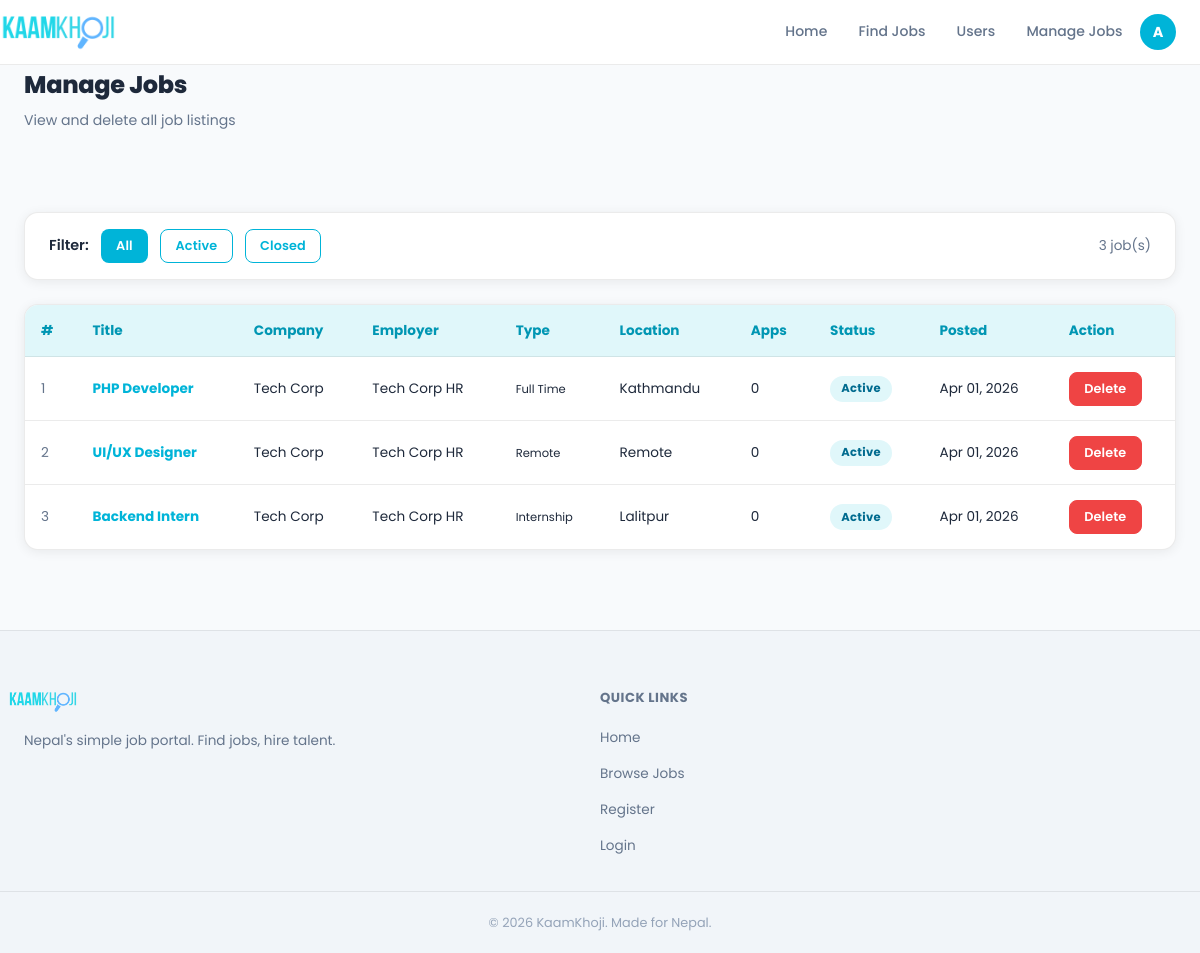
The page /admin/jobs.php (signed in) on the database its author committed.
### tables this page shows
CREATE TABLE IF NOT EXISTS jobs (
    id           INT AUTO_INCREMENT PRIMARY KEY,
    employer_id  INT NOT NULL,                    
    title        VARCHAR(200) NOT NULL,
    company      VARCHAR(150) NOT NULL,
    location     VARCHAR(100) NOT NULL,
    type         ENUM('full-time','part-time','remote','contract','internship') NOT NULL DEFAULT 'full-time',
    salary       VARCHAR(100),                    
    description  TEXT NOT NULL,
    requirements TEXT,
    status       ENUM('active','closed') NOT NULL DEFAULT 'active',
    created_at   TIMESTAMP DEFAULT CURRENT_TIMESTAMP,
    FOREIGN KEY (employer_id) REFERENCES users(id) ON DELETE CASCADE
);

CREATE TABLE IF NOT EXISTS users (
    id          INT AUTO_INCREMENT PRIMARY KEY,
    name        VARCHAR(100) NOT NULL,
    email       VARCHAR(150) NOT NULL UNIQUE,
    password    VARCHAR(255) NOT NULL,            
    role        ENUM('seeker','employer','admin') NOT NULL DEFAULT 'seeker',
    phone       VARCHAR(20),
    location    VARCHAR(100),
    bio         TEXT,
    created_at  TIMESTAMP DEFAULT CURRENT_TIMESTAMP
);

### admin/jobs.php (the view, shortened to what this page needs)
<?php
$pdo = getPDO();
$filterStatus = $_GET['status'] ?? '';
if (in_array($filterStatus, ['active', 'closed'])) {
    $stmt = $pdo->prepare("
        SELECT jobs.*, users.name AS employer_name,
               COUNT(applications.id) AS app_count
        FROM jobs
        JOIN users ON jobs.employer_id = users.id
        LEFT JOIN applications ON jobs.id = applications.job_id
        WHERE jobs.status = ?
        GROUP BY jobs.id
        ORDER BY jobs.created_at DESC
    ");
    $stmt->execute([$filterStatus]);
} else {
    $stmt = $pdo->query("
        SELECT jobs.*, users.name AS employer_name,
               COUNT(applications.id) AS app_count
        FROM jobs
        JOIN users ON jobs.employer_id = users.id
        LEFT JOIN applications ON jobs.id = applications.job_id
        GROUP BY jobs.id
        ORDER BY jobs.created_at DESC
    ");
}
$jobs = $stmt->fetchAll();
$typeLabels = ['full-time'=>'Full Time','part-time'=>'Part Time','remote'=>'Remote','contract'=>'Contract','internship'=>'Internship'];
require_once '../includes/header.php';
?>
<div class="page-header">
    <div class="container">
        <h1>Manage Jobs</h1>
        <p>View and delete all job listings</p>
    </div>
</div>
<div class="container section">
    <div class="card mb-3" style="padding:1rem 1.5rem;">
        <div style="display:flex; gap:0.75rem; align-items:center; flex-wrap:wrap;">
            <span style="font-weight:600; font-size:.9rem;">Filter:</span>
            <a href="<?= BASE_URL ?>/admin/jobs.php" class="btn <?= !$filterStatus ? 'btn-primary' : 'btn-outline' ?> btn-sm">All</a>
            <a href="<?= BASE_URL ?>/admin/jobs.php?status=active" class="btn <?= $filterStatus==='active' ? 'btn-primary' : 'btn-outline' ?> btn-sm">Active</a>
            <a href="<?= BASE_URL ?>/admin/jobs.php?status=closed" class="btn <?= $filterStatus==='closed' ? 'btn-primary' : 'btn-outline' ?> btn-sm">Closed</a>
            <span class="text-muted text-sm" style="margin-left:auto;"><?= count($jobs) ?> job(s)</span>
        </div>
    </div>
    <div class="table-wrap">
        <table>
            <thead>
                <tr>
                    <th>#</th>
                    <th>Title</th>
                    <th>Company</th>
                    <th>Employer</th>
                    <th>Type</th>
                    <th>Location</th>
                    <th>Apps</th>
                    <th>Status</th>
                    <th>Posted</th>
                    <th>Action</th>
                </tr>
            </thead>
            <tbody>
                <?php foreach ($jobs as $job): ?>
                    <tr>
                        <td class="text-muted"><?= $job['id'] ?></td>
                        <td>
                            <a href="<?= BASE_URL ?>/pages/job-detail.php?id=<?= $job['id'] ?>" class="text-primary">
                                <strong><?= htmlspecialchars($job['title']) ?></strong>
                            </a>
                        </td>
                        <td><?= htmlspecialchars($job['company']) ?></td>
                        <td><?= htmlspecialchars($job['employer_name']) ?></td>
                        <td>
                            <span class="job-badge badge-<?= $job['type'] ?>" style="font-size:0.72rem;">
                                <?= $typeLabels[$job['type']] ?? $job['type'] ?>
                            </span>
                        </td>
                        <td><?= htmlspecialchars($job['location']) ?></td>
                        <td><?= $job['app_count'] ?></td>
                        <td>
                            <span class="status-badge status-<?= $job['status'] ?>">
                                <?= ucfirst($job['status']) ?>
                            </span>
                        </td>
                        <td><?= date('M d, Y', strtotime($job['created_at'])) ?></td>
                        <td>
                            <a href="<?= BASE_URL ?>/api/delete.php?type=job&id=<?= $job['id'] ?>"
                               onclick="return confirm('Delete this job and all its applications?')"
                               class="btn btn-danger btn-sm">Delete</a>
                        </td>
                    </tr>
                <?php endforeach; ?>
            </tbody>
        </table>
    </div>
</div>
<?php require_once '../includes/footer.php'; ?>

### css/admin-pages.css (style rules this page uses)
:root { --primary: #00b4d8; --primary-dark: #0096b3; --primary-light: rgba(0, 180, 216, 0.12); --accent: #38c9e8; --success: #10b981; --warning: #f59e0b; --error: #ef4444; --info: #60a5fa; --bg: #f8fafc; --bg-2: #f1f5f9; --bg-card: #ffffff; --bg-card-solid: #ffffff; --bg-nav: rgba(255, 255, 255, 0.92); --text: #1e293b; --text-muted: #64748b; --text-light: #94a3b8; --border: rgba(0, 0, 0, 0.08); --border-glow: rgba(0, 180, 216, 0.45); --shadow: rgba(0, 0, 0, 0.07); --shadow-md: rgba(0, 0, 0, 0.13); --shadow-cyan: 0 0 40px rgba(0, 180, 216, 0.18); --gradient: #00b4d8; --gradient-text: linear-gradient(135deg, #00b4d8 0%, #0077a8 100%); --gradient-gold: linear-gradient(135deg, #00b4d8 0%, #0096b3 100%); --hero-bg: #f8fafc; --hero-gradient: linear-gradient( 135deg, #e0f7fa 0%, #f0fdff 50%, #f8fafc 100% ); --radius: 14px; --radius-sm: 8px; --radius-lg: 24px; --radius-xl: 40px; --transition: 0.25s ease; }
[data-theme="light"] { --border-glow: rgba(0, 180, 216, 0.4); --shadow-cyan: 0 0 30px rgba(0, 180, 216, 0.12); --primary-light: rgba(0, 180, 216, 0.1); }
*, *::before, *::after { box-sizing: border-box; margin: 0; padding: 0; }
html { scroll-behavior: smooth; }
body { font-family: "Satoshi", "Poppins", sans-serif; background: var(--bg); color: var(--text); line-height: 1.65; transition: background var(--transition), color var(--transition); min-height: 100vh; display: flex; flex-direction: column; -webkit-font-smoothing: antialiased; }
a { color: var(--primary); text-decoration: none; transition: color var(--transition); }
.btn { display: inline-flex; align-items: center; justify-content: center; gap: 0.4rem; padding: 0.65rem 1.5rem; border-radius: var(--radius-sm); font-family: "Satoshi", "Poppins", sans-serif; font-size: 0.88rem; font-weight: 600; cursor: pointer; border: 1.5px solid transparent; transition: all var(--transition); text-decoration: none; white-space: nowrap; letter-spacing: 0.01em; }
.btn-primary { background: #00b4d8; color: #fff; border-color: transparent; }
.btn-outline { background: transparent; color: var(--primary); border-color: var(--primary); }
.btn-danger { background: var(--error); color: #fff; border-color: var(--error); }
.btn-sm { padding: 0.35rem 0.9rem; font-size: 0.8rem; }
.container { max-width: 1200px; margin: 0 auto; padding: 0 1.5rem; }
.section { padding: 5rem 1.5rem; }
.card { background: var(--bg-card); border: 1px solid var(--border); border-radius: var(--radius); padding: 1.5rem; transition: all var(--transition); }
[data-theme="light"] .card { background: #fff; box-shadow: 0 2px 12px var(--shadow); }
.page-header h1 { font-size: 1.5rem; font-weight: 800; letter-spacing: -0.3px; }
.page-header p { color: var(--text-muted); font-size: 0.88rem; margin-top: 0.25rem; }
.table-wrap { background: var(--bg-card); border: 1px solid var(--border); border-radius: var(--radius); overflow: hidden; overflow-x: auto; }
[data-theme="light"] .table-wrap { background: #fff; box-shadow: 0 2px 12px var(--shadow); }
table { width: 100%; border-collapse: collapse; }
thead { background: rgba(0, 180, 216, 0.08); }
[data-theme="light"] thead { background: #e0f7fa; }
th, td { padding: 0.9rem 1rem; text-align: left; font-size: 0.85rem; border-bottom: 1px solid var(--border); }
th { font-weight: 700; color: var(--accent); white-space: nowrap; }
[data-theme="light"] th { color: var(--primary-dark); }
tr:last-child td { border-bottom: none; }
.status-badge { padding: 0.2rem 0.7rem; border-radius: 50px; font-size: 0.72rem; font-weight: 700; display: inline-block; letter-spacing: 0.3px; }
.status-pending, .status-reviewed, .status-accepted, .status-active { background: rgba(0, 180, 216, 0.15); color: #0096b3; }
[data-theme="light"] .status-pending, [data-theme="light"] .status-reviewed, [data-theme="light"] .status-accepted, [data-theme="light"] .status-active { background: #e0f7fa; color: #006b8f; }
.text-muted { color: var(--text-muted); }
.text-primary { color: var(--primary); }
.text-sm { font-size: 0.85rem; }
.mb-3 { margin-bottom: 1.5rem; }
:root { --navbar-height: 64px; --radius-full: 9999px; }

### rows shown on the page
jobs: id "1", title "PHP Developer", company "Tech Corp", employer.name "Tech Corp HR", type "Full Time", location "Kathmandu", app_count "0", status "Active", created_at "Apr 01, 2026"
jobs: id "2", title "UI/UX Designer", company "Tech Corp", employer.name "Tech Corp HR", type "Remote", location "Remote", app_count "0", status "Active", created_at "Apr 01, 2026"
jobs: id "3", title "Backend Intern", company "Tech Corp", employer.name "Tech Corp HR", type "Internship", location "Lalitpur", app_count "0", status "Active", created_at "Apr 01, 2026"

### other values the page prints
mb_substr(getUserName(), 0, 1) "A"
count($jobs) "3"
